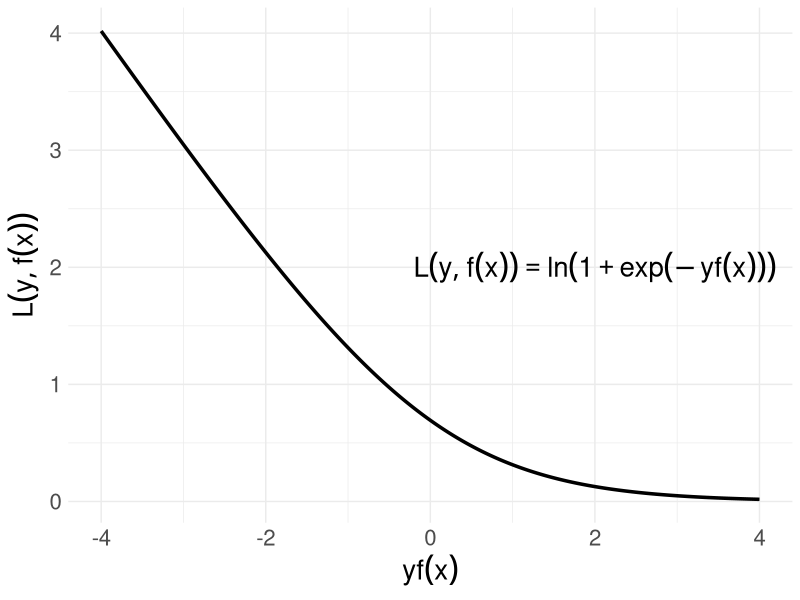
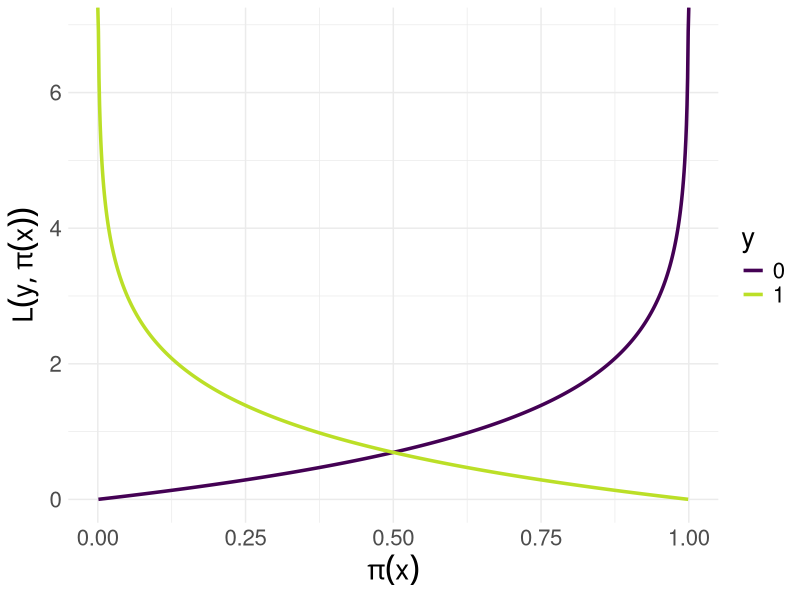
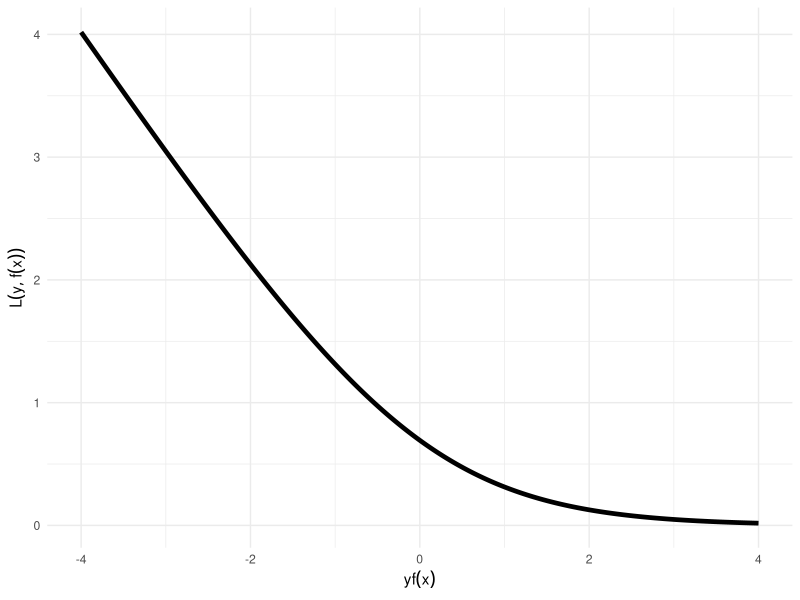
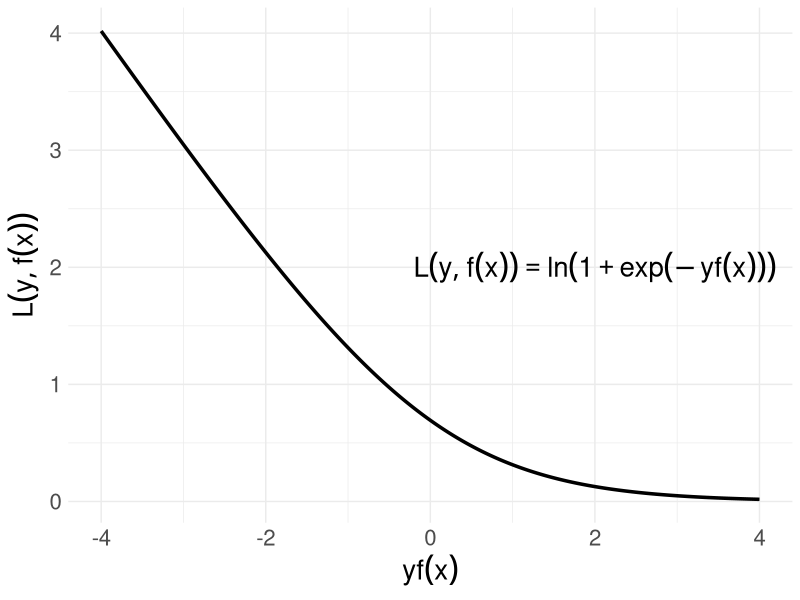
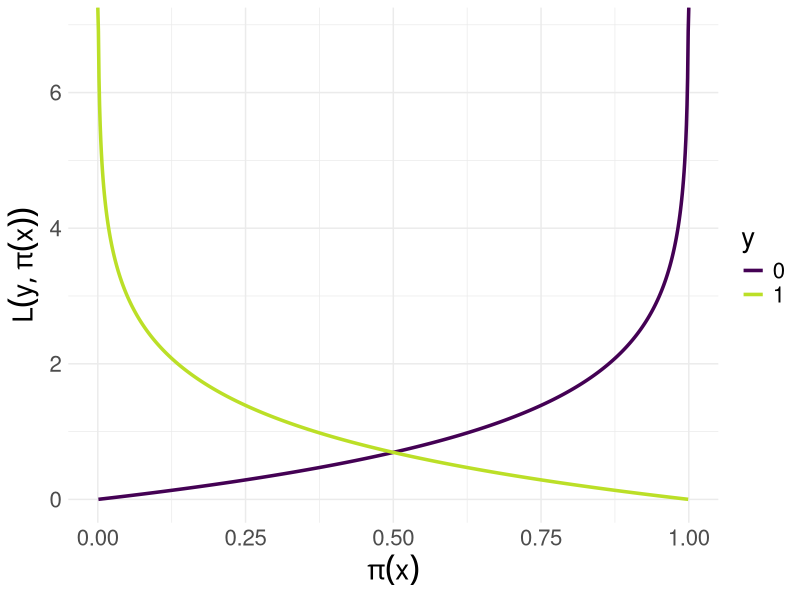
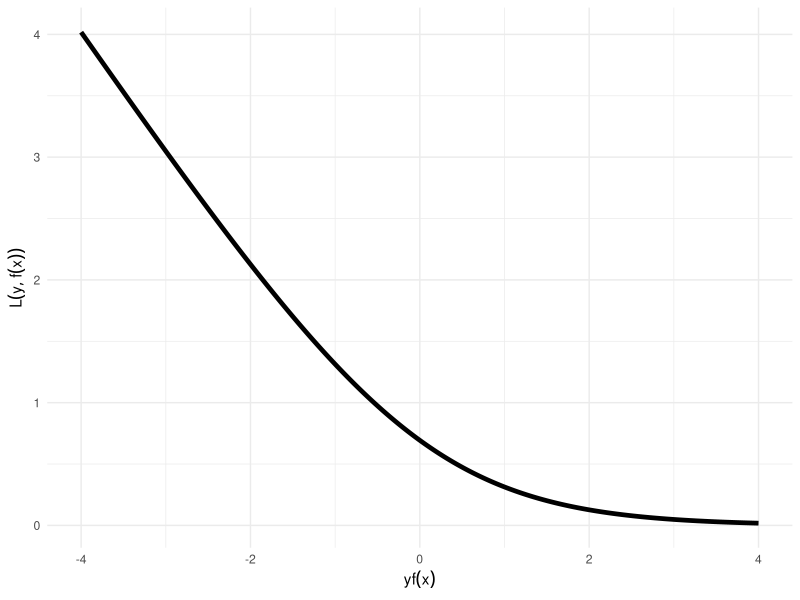

Write R code to recreate these figures, in order.
# ------------------------------------------------------------------------------
# classification bernoulli

# FIG: Bernoulli loss (1) on margin (2) on probability (3) on margin no quote
# ------------------------------------------------------------------------------

library(ggplot2)
theme_set(theme_minimal())

# DATA -------------------------------------------------------------------------

x_1 <- seq(-4, 4, by = 0.01)
y <- log(1L + exp(-x_1))

bernoulli = function(y, pix){
  -y * log(pix) - (1 - y) * log(1 - pix)
}

x_2 <- seq(0, 1, by = 0.001)
df <- data.frame(x = x_2, y = 1L, pi = bernoulli(1L, x_2))
df <- rbind(df, data.frame(x = x_2, y = 0L, pi = bernoulli(0L, x_2)))
df$y <- as.factor(df$y)

# PLOTS ------------------------------------------------------------------------

p_1 <- ggplot(data.frame(x_1, y), aes(x = x_1, y = y)) + 
  geom_line(size = 1.2) +
  xlab(expression(yf(x))) +
  ylab(expression(L(y, f(x))))

p_1 <- p_1 + 
  annotate(
    "text",
    x = 2,
    y = 2,
    label = expression(L(y, f(x)) == ln(1 + exp(-y * f(x)))),
    size = 7)

p_1 <- p_1 + theme(text = element_text(size = 20))
p_1
ggsave("../figure/bernoulli_margin.png", p_1, height = 4, width = 9)

p_2 <- ggplot(data = df, aes(x = x, y = pi, color = y)) + 
  geom_line(size = 1.2) + 
  xlab(expression(pi(x))) + 
  ylab(expression(L(y, pi(x)))) + 
  theme(text = element_text(size = 20)) +
  scale_color_viridis_d(end = 0.9)
p_2
ggsave("../figure/bernoulli_prob.png", p_2, height = 4, width = 6)

p_3 <- ggplot(data.frame(x_1, y), aes(x = x_1, y = y)) + 
  geom_line(size = 1.6) +
  xlab(expression(yf(x))) +
  ylab(expression(L(y, f(x))))
p_3
ggsave("../figure/bernoulli.png", p_3, height = 2.85, width = 5)
